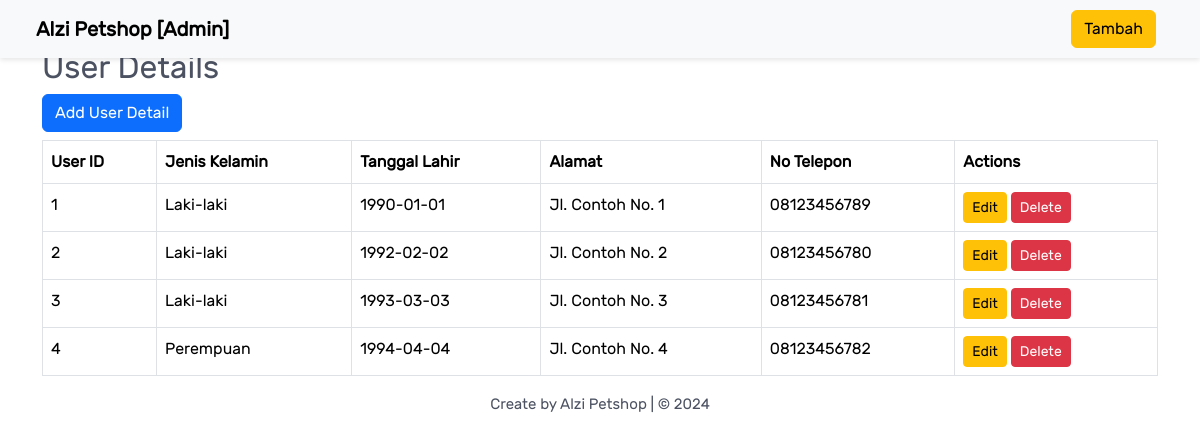
Page /admin/user_details.php (signed in) on the committed database.
### tables this page shows
CREATE TABLE `user_detail` (
  `id` int(3) NOT NULL,
  `foto` varchar(255) DEFAULT NULL,
  `jenis_kelamin` enum('Laki-laki','Perempuan') DEFAULT NULL,
  `tanggal_lahir` date DEFAULT NULL,
  `alamat` varchar(255) DEFAULT NULL,
  `no_telepon` varchar(15) DEFAULT NULL
);

### admin/user_details.php (the view, shortened to what this page needs)
<?php
include '../php/php.php';
$user_details = $conn->query("SELECT * FROM user_detail");
?>
<!DOCTYPE html>
<html lang="en">
<head>
    <link href="https://cdn.jsdelivr.net/npm/bootstrap@5.3.3/dist/css/bootstrap.min.css" rel="stylesheet"
>
    <link rel="stylesheet" href="../css/style.css">
</head>
<body>
    <nav class="navbar navbar-expand-lg navbar-light bg-light">
        <div class="container-fluid">
            <a class="navbar-brand ms-2 font-weight-bold" href="../index_a.php">Alzi Petshop [Admin]</a>
            <div class="d-flex ms-auto">
                <a href="tambah.php" class="btn btn-warning me-3">Tambah</a>
            </div>
        </div>
    </nav>
    <div class="container mt-5">
        <h2>User Details</h2>
        <a href="user_details.php" class="btn btn-primary mb-2" data-bs-toggle="modal"
            data-bs-target="#userDetailModal">Add User Detail</a>
        <table class="table table-bordered">
            <thead>
                <tr>
                    <th>User ID</th>
                    <th>Jenis Kelamin</th>
                    <th>Tanggal Lahir</th>
                    <th>Alamat</th>
                    <th>No Telepon</th>
                    <th>Actions</th>
                </tr>
            </thead>
            <tbody>
                <?php while ($row = $user_details->fetch_assoc()): ?>
                <tr>
                    <td><?php echo $row['id']; ?></td>
                    <td><?php echo $row['jenis_kelamin']; ?></td>
                    <td><?php echo $row['tanggal_lahir']; ?></td>
                    <td><?php echo $row['alamat']; ?></td>
                    <td><?php echo $row['no_telepon']; ?></td>
                    <td>
                        <a href="user_details.php?edit=<?php echo $row['id']; ?>" class="btn btn-warning btn-sm"
                            data-bs-toggle="modal" data-bs-target="#userDetailModal">Edit</a>
                        <a href="user_details.php?delete=<?php echo $row['id']; ?>"
                            class="btn btn-danger btn-sm">Delete</a>
                    </td>
                </tr>
                <?php endwhile; ?>
            </tbody>
        </table>
    </div>
    <footer class="text-center">
        <p>Create by Alzi Petshop | &copy 2024</p>
    </footer>
</body>
</html>

### css/style.css (style rules this page uses)
body { font-family: Rubik; color: #4c5262; line-height: 1.6; animation-name: fade; animation-duration: 1s; user-select: none; }
footer { position: static; bottom: 0; width: 100%; }
.navbar { position: fixed; top: 0; width: 100%; z-index: 1000; box-shadow: 0 2px 5px rgba(0, 0, 0, 0.1); background-color: white; }
.navbar-brand { align-items: center; font-weight: bold; }
@media (min-width: 320px) { .navbar { padding: 0.8rem 0rem; } }
@media (min-width: 320px) { .navbar-brand { display: none; } }
@media (min-width: 320px) { footer { font-size: 10px; } }
@media (min-width: 375px) { .navbar { padding: 0.8rem 0rem; } }
@media (min-width: 375px) { .navbar-brand { display: none; } }
@media (min-width: 375px) { footer { font-size: 11px; } }
@media (min-width: 424px) { .navbar { padding: 0.8rem 0rem; } }
@media (min-width: 424px) { .navbar-brand { display: none; } }
@media (min-width: 424px) { footer { font-size: 13px; } }
@media (min-width: 768px) { .navbar { padding: 0.5rem 1rem; } }
@media (min-width: 768px) { .navbar-brand { display: flex; margin: 0 30px 0 0; } }
@media (min-width: 768px) { footer { font-size: 13px; } }
@media (min-width: 1024px) { .navbar { padding: 0.5rem 1rem; } }
@media (min-width: 1024px) { .navbar-brand { display: flex; margin: 0 30px 0 0; } }
@media (min-width: 1024px) { footer { font-size: 15px; } }

### rows in the picture
user_detail: id "1", jenis_kelamin "Laki-laki", tanggal_lahir "1990-01-01", alamat "Jl. Contoh No. 1", no_telepon "08123456789"
user_detail: id "2", jenis_kelamin "Laki-laki", tanggal_lahir "1992-02-02", alamat "Jl. Contoh No. 2", no_telepon "08123456780"
user_detail: id "3", jenis_kelamin "Laki-laki", tanggal_lahir "1993-03-03", alamat "Jl. Contoh No. 3", no_telepon "08123456781"
user_detail: id "4", jenis_kelamin "Perempuan", tanggal_lahir "1994-04-04", alamat "Jl. Contoh No. 4", no_telepon "08123456782"
